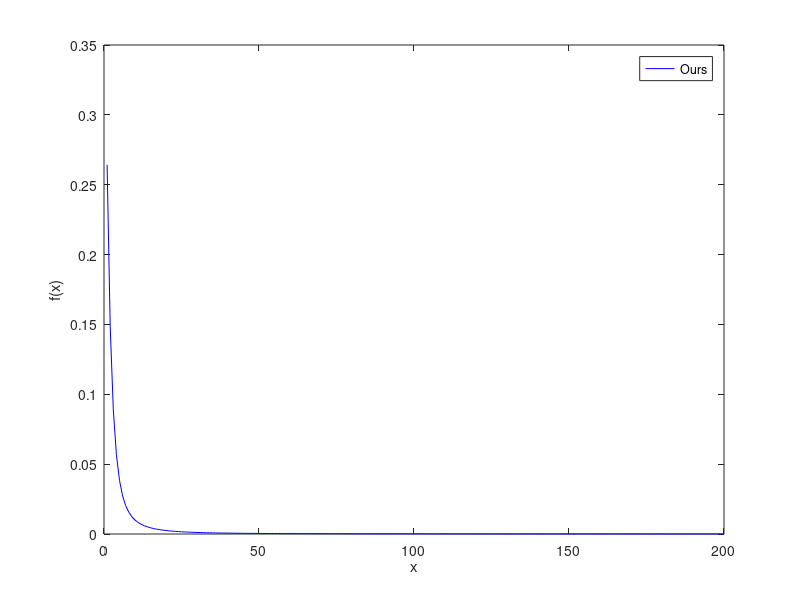
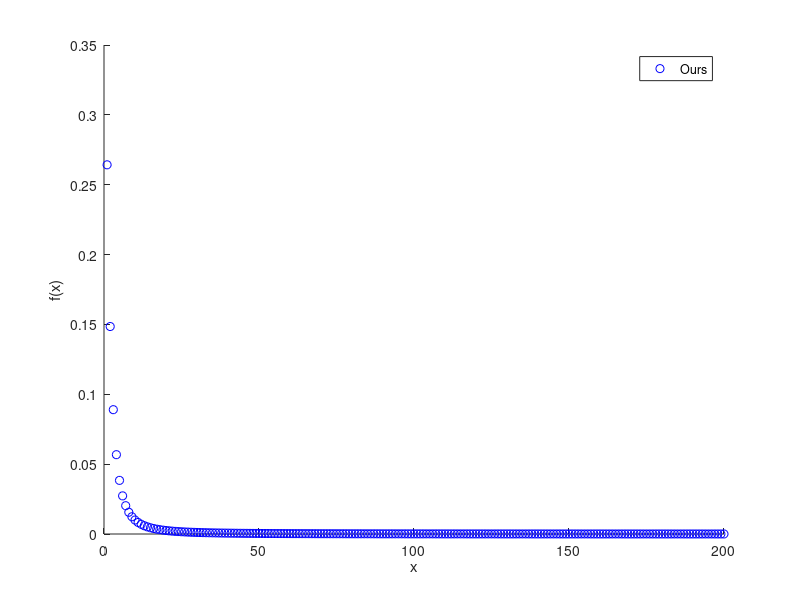

Here is the MATLAB script that generated these plots, in order:
function [Y]=Subnormal3

a = 1;

%x=[0,50000,100000,200000,300000,500000,1000000,2000000,3000000];
%x=[0,100000,200000,300000,500000,1000000,2000000,3000000];


w = 200;

Y=zeros(1,w);

for i= 1:w
  
    
    f(i)=(1-exp(-a*i)-a*i*exp(-a*i))/(a*i^2);  %density function
  
    Y(i)=f(i);
 

end

figure,
plot([1:w],Y,'b-');
xlabel('x');
ylabel('f(x)');
legend('Ours')

figure,
scatter([1:w],Y,'b');
xlabel('x');
ylabel('f(x)');
legend('Ours')


end
